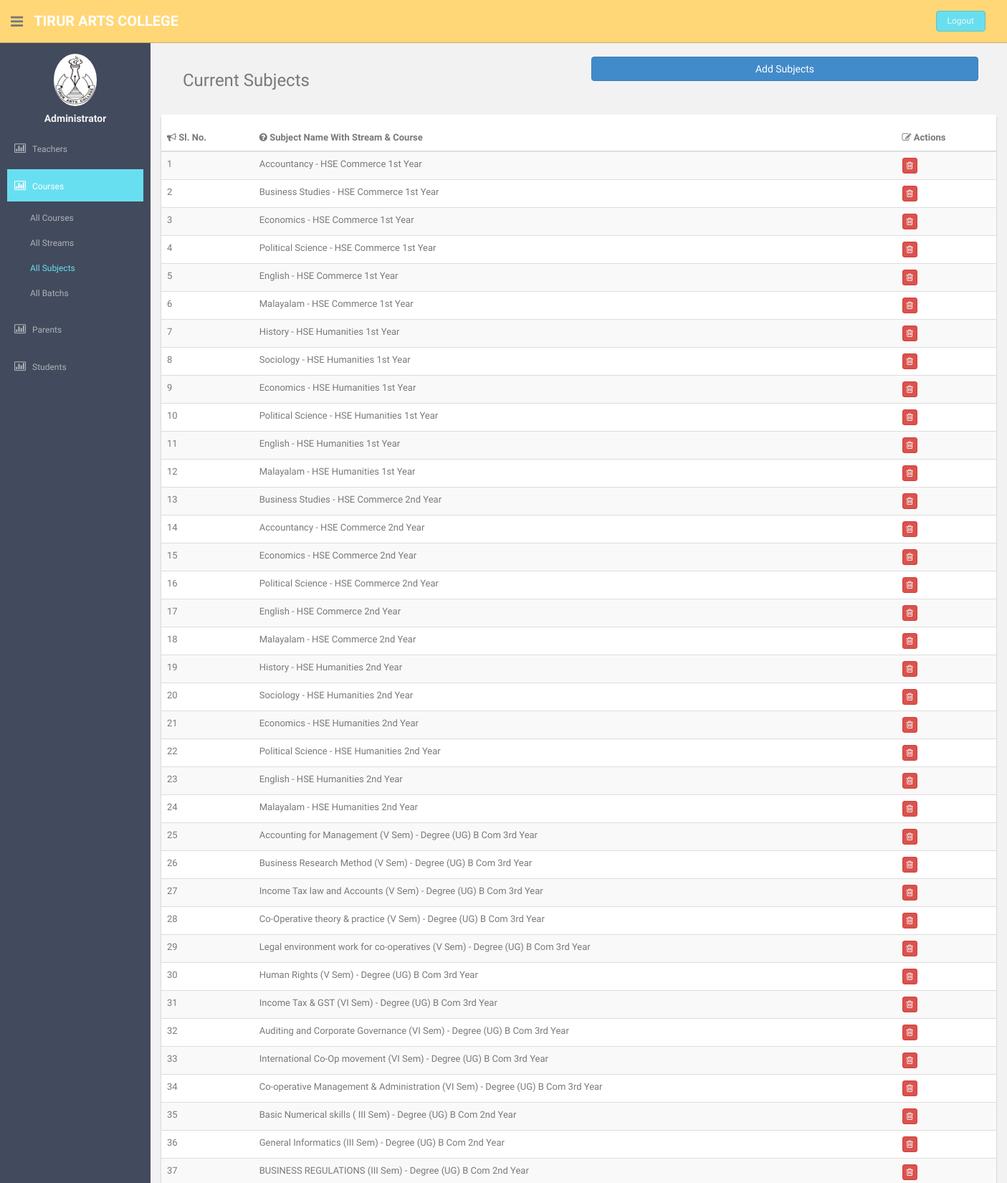
/admin/admin_all_subjects.php (upper part), run on the app's committed database.
### tables this page shows
CREATE TABLE `subjects`
(
    `subject_id`   int(11)     NOT NULL,
    `stream_id`    int(11)     NOT NULL,
    `subject_name` varchar(50) NOT NULL
);

CREATE TABLE `courses`
(
    `course_id`   int(11) UNSIGNED NOT NULL,
    `course_name` varchar(50)      NOT NULL
);

CREATE TABLE `streams`
(
    `stream_id`   int(11) UNSIGNED NOT NULL,
    `stream_name` varchar(50)      NOT NULL,
    `course_id`   int(11) UNSIGNED NOT NULL
);

### admin/admin_all_subjects.php (the view, shortened to what this page needs)
<?php
include_once '../db_config.php';
$subject_fetch_sql = "SELECT `subject_id`,`courses`.`course_name`,`streams`.`stream_name`, `subject_name` FROM `subjects`,`streams`,`courses` WHERE `subjects`.`stream_id`=`streams`.`stream_id` AND `streams`.`course_id`=`courses`.`course_id`";
$subject_fetch_query_result = $db_connection->query($subject_fetch_sql);
?>
<!DOCTYPE html>
<html lang="en">
<?php
include_once 'head_for_admin.php';
?>
<body>
<section id="container">
    <?php
    include_once 'header.php';
    include_once 'admin_sidebar.php';
    ?>
    <section id="main-content">
        <section class="wrapper">
            <br>
            <div class="container">
                <div class="row">
                    <div class="col-md-12">
                        <div class="col-md-6">
                            <h3>Current Subjects</h3>
                        </div>
                        <div class="col-md-6">
                            <a href="admin_add_subject.php">
                                <button class="btn btn-primary btn-block">Add Subjects</button>
                            </a>
                        </div>
                    </div>
                </div>
            </div>
            <div class="row mt">
                <div class="col-md-12">
                    <div class="content-panel">
                        <table class="table table-striped table-advance table-hover">
                            <thead>
                            <tr>
                                <th><i class="fa fa-bullhorn"></i> Sl. No.</th>
                                <th class="hidden-phone"><i class="fa fa-question-circle"></i> Subject Name With Stream
                                    & Course
                                </th>
                                <th><i class=" fa fa-edit"></i> Actions</th>
                            </tr>
                            </thead>
                            <tbody>
                            <?php
                            $i = 1;
                            while ($subject_fetch_query_result_row = mysqli_fetch_assoc($subject_fetch_query_result)) {
                                echo '<tr>
                                <td>' . $i . '</td>
                                <td>' . $subject_fetch_query_result_row['subject_name'] . ' - ' . $subject_fetch_query_result_row['course_name'] . ' ' . $subject_fetch_query_result_row['stream_name'] . '</td>
                                <td>
                                      <a href="' . basename($_SERVER["SCRIPT_FILENAME"]) . '?action=delete-subject&subject-id=' . $subject_fetch_query_result_row['subject_id'] . '"><button class="btn btn-danger btn-xs"><i class="fa fa-trash-o "></i></button></a>
                                  </td>
                            </tr>';
                                $i++;
                            }
                            ?>
                            </tbody>
                        </table>
                    </div>
                </div>
            </div>
        </section>
    </section>
</section>
</body>
</html>

### assets/css/style.css (style rules this page uses)
body { color: #797979; background: #f2f2f2; font-family: 'Ruda', sans-serif; padding: 0px !important; margin: 0px !important; font-size:13px; }
a, a:hover, a:focus { text-decoration: none; outline: none; }
#container { width: 100%; height: 100%; }
.mt { margin-top: 25px; }
#main-content { margin-left: 210px; }
.wrapper { display: inline-block; margin-top: 60px; padding-left: 15px; padding-right: 15px; padding-bottom: 15px; padding-top: 0px; width: 100%; }
.content-panel { background: #ffffff; box-shadow: 0px 3px 2px #aab2bd; padding-top: 15px; padding-bottom: 5px; }

### data on the page
subjects: subject_name "Accountancy", courses.course_name "HSE", stream.stream_name "Commerce 1st Year"
subjects: subject_name "Business Studies", courses.course_name "HSE", stream.stream_name "Commerce 1st Year"
subjects: subject_name "Economics", courses.course_name "HSE", stream.stream_name "Commerce 1st Year"
subjects: subject_name "Political Science", courses.course_name "HSE", stream.stream_name "Commerce 1st Year"
subjects: subject_name "English", courses.course_name "HSE", stream.stream_name "Commerce 1st Year"
subjects: subject_name "Malayalam", courses.course_name "HSE", stream.stream_name "Commerce 1st Year"
subjects: subject_name "History", courses.course_name "HSE", stream.stream_name "Humanities 1st Year"
subjects: subject_name "Sociology", courses.course_name "HSE", stream.stream_name "Humanities 1st Year"
subjects: subject_name "Economics", courses.course_name "HSE", stream.stream_name "Humanities 1st Year"
subjects: subject_name "Political Science", courses.course_name "HSE", stream.stream_name "Humanities 1st Year"
subjects: subject_name "English", courses.course_name "HSE", stream.stream_name "Humanities 1st Year"
subjects: subject_name "Malayalam", courses.course_name "HSE", stream.stream_name "Humanities 1st Year"
subjects: subject_name "Business Studies", courses.course_name "HSE", stream.stream_name "Commerce 2nd Year"
subjects: subject_name "Accountancy", courses.course_name "HSE", stream.stream_name "Commerce 2nd Year"
subjects: subject_name "Economics", courses.course_name "HSE", stream.stream_name "Commerce 2nd Year"
subjects: subject_name "Political Science", courses.course_name "HSE", stream.stream_name "Commerce 2nd Year"
subjects: subject_name "English", courses.course_name "HSE", stream.stream_name "Commerce 2nd Year"
subjects: subject_name "Malayalam", courses.course_name "HSE", stream.stream_name "Commerce 2nd Year"
subjects: subject_name "History", courses.course_name "HSE", stream.stream_name "Humanities 2nd Year"
subjects: subject_name "Sociology", courses.course_name "HSE", stream.stream_name "Humanities 2nd Year"
subjects: subject_name "Economics", courses.course_name "HSE", stream.stream_name "Humanities 2nd Year"
subjects: subject_name "Political Science", courses.course_name "HSE", stream.stream_name "Humanities 2nd Year"
subjects: subject_name "English", courses.course_name "HSE", stream.stream_name "Humanities 2nd Year"
subjects: subject_name "Malayalam", courses.course_name "HSE", stream.stream_name "Humanities 2nd Year"
subjects: subject_name "Accounting for Management (V Sem)", courses.course_name "Degree (UG)", stream.stream_name "B Com 3rd Year"
subjects: subject_name "Business Research Method (V Sem)", courses.course_name "Degree (UG)", stream.stream_name "B Com 3rd Year"
subjects: subject_name "Income Tax law and Accounts (V Sem)", courses.course_name "Degree (UG)", stream.stream_name "B Com 3rd Year"
subjects: subject_name "Co-Operative theory & practice (V Sem)", courses.course_name "Degree (UG)", stream.stream_name "B Com 3rd Year"
subjects: subject_name "Legal environment work for co-operatives (V Sem)", courses.course_name "Degree (UG)", stream.stream_name "B Com 3rd Year"
subjects: subject_name "Human Rights (V Sem)", courses.course_name "Degree (UG)", stream.stream_name "B Com 3rd Year"
subjects: subject_name "Income Tax & GST (VI Sem)", courses.course_name "Degree (UG)", stream.stream_name "B Com 3rd Year"
subjects: subject_name "Auditing and Corporate Governance (VI Sem)", courses.course_name "Degree (UG)", stream.stream_name "B Com 3rd Year"
subjects: subject_name "International Co-Op movement (VI Sem)", courses.course_name "Degree (UG)", stream.stream_name "B Com 3rd Year"
subjects: subject_name "Co-operative Management & Administration (VI Sem)", courses.course_name "Degree (UG)", stream.stream_name "B Com 3rd Year"
subjects: subject_name "Basic Numerical skills ( III Sem)", courses.course_name "Degree (UG)", stream.stream_name "B Com 2nd Year"
subjects: subject_name "General Informatics (III Sem)", courses.course_name "Degree (UG)", stream.stream_name "B Com 2nd Year"
subjects: subject_name "BUSINESS REGULATIONS (III Sem)", courses.course_name "Degree (UG)", stream.stream_name "B Com 2nd Year"
